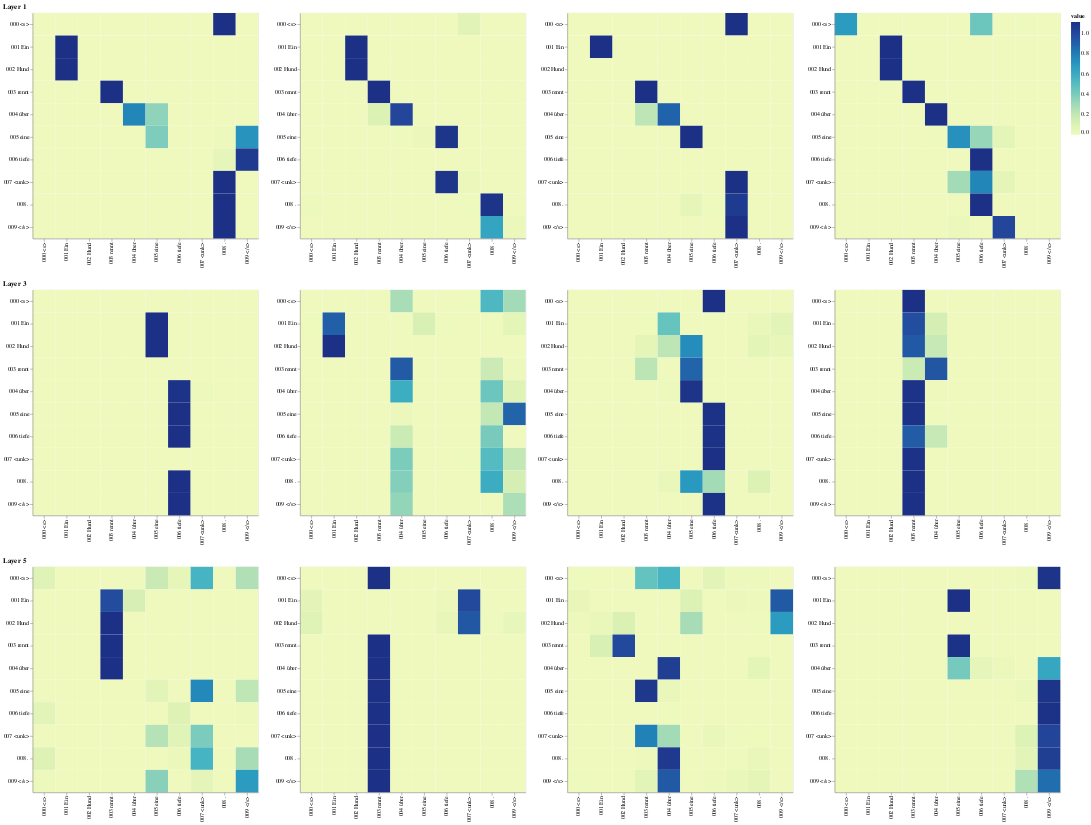

Notebook code cell kept with this figure:
### Code cell
def viz_encoder_self():
    model, example_data = run_model_example(n_examples=1)
    example = example_data[len(example_data) - 1]
    layer_viz = [
        visualize_layer(model, layer, get_encoder, len(example[1]), example[1], example[1])
        for layer in range(6)]
    return alt.hconcat(layer_viz[0] & layer_viz[2] & layer_viz[4])

show_example(viz_encoder_self)
